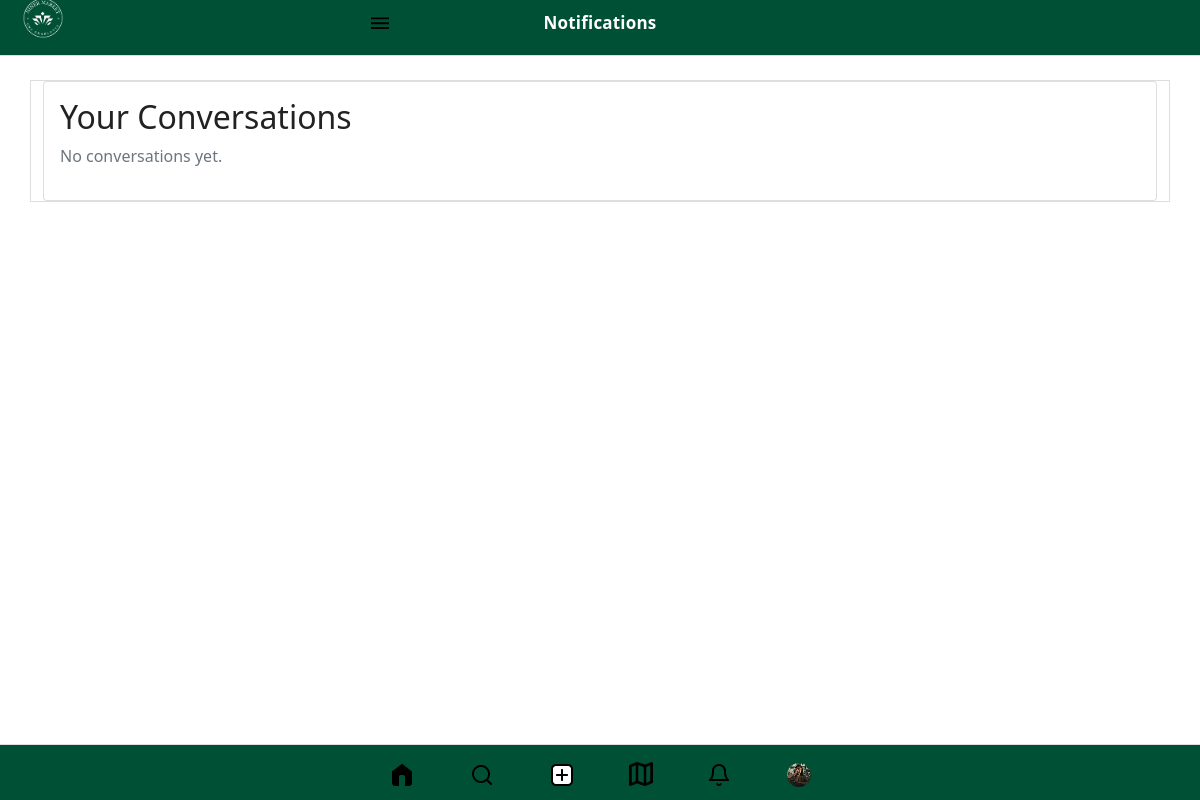
The page /notifications/ (signed in) on the database as committed earlier.
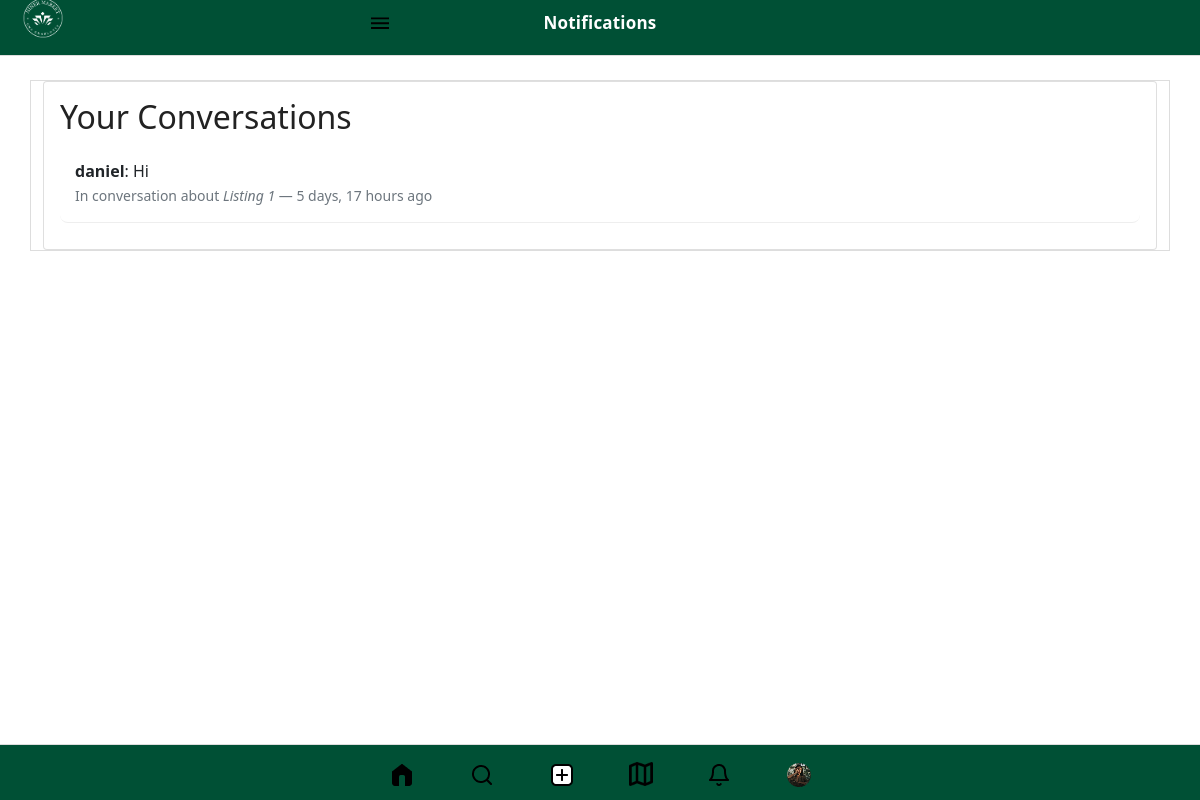
The same page on the database as committed later.
### base/models.py (models this page shows, shortened)
class CustomUser(AbstractUser): #gives everything django user model has, plus a name field
    name = models.CharField(max_length=200, null=True)
    profile_picture = models.ImageField(upload_to='profile_pictures/', null=True, blank=True)
    university = models.ForeignKey('Universities', on_delete=models.SET_NULL, null=True, blank=True)

class Listing(models.Model):
    CONDITION_CHOICES = [
        ('new', 'New'),
        ('used_good', 'Used - Good'),
        ('used_fair', 'Used - Fair'),
    ]
    name = models.CharField(max_length=255)
    description = models.TextField()
    price = models.DecimalField(max_digits=10, decimal_places=2)
    image1_url = models.URLField()
    image2_url = models.URLField(blank=True, null=True)
    image3_url = models.URLField(blank=True, null=True)
    seller = models.ForeignKey('CustomUser', on_delete=models.CASCADE, related_name='listings', null=True, blank=True)
    condition = models.CharField(max_length=20, choices=CONDITION_CHOICES, default='new')
    available = models.BooleanField(default=True)
    created_at = models.DateTimeField(auto_now_add=True)

### messaging/models.py (models this page shows, shortened)
class Message(models.Model):
    conversation = models.ForeignKey(Conversation, on_delete=models.CASCADE, related_name='messages')
    sender = models.ForeignKey(CustomUser, on_delete=models.CASCADE, related_name='sent_messages')
    content = models.TextField()
    created_at = models.DateTimeField(auto_now_add=True)
    is_read = models.BooleanField(default=False)
    class Meta:
        ordering = ['created_at']

### base/views.py (the view)
# urls.py: path('notifications/', views.notifications, name='notifications'),
@login_required
def notifications(request):
    conversations = Conversation.objects.filter(participants=request.user).order_by('-updated_at')
    chat_previews = []
    for convo in conversations:
        latest_message = convo.messages.last()
        if latest_message:
            chat_previews.append({
                "conversation_id": convo.id,
                "listing_name": convo.listing.name,
                "sender": latest_message.sender.username,
                "content": latest_message.content,
                "created_at": latest_message.created_at,
                "is_unread": not latest_message.is_read and latest_message.sender != request.user
            })
    return render(request, 'base/notifications.html', {
        'chat_previews': chat_previews
    })

### base/templates/base/notifications.html (shortened to what this page needs)
{% extends 'base/base.html' %}
{% load humanize %}
{% block header_title %}Notifications{% endblock %}
{% block content %}
<div class="container mt-4">
    <div class="card">
        <div class="card-body">
            <h2>Your Conversations</h2>
            <div class="notifications-list">
                {% if chat_previews %}
                    {% for chat in chat_previews %}
                        <a href="{% url 'messaging:conversation_detail' chat.conversation_id %}" class="text-decoration-none text-dark">
                            <div class="notification-item {% if chat.is_unread %}bg-light{% endif %}">
                                <strong>{{ chat.sender }}</strong>: {{ chat.content|truncatechars:60 }}
                                <br>
                                <small class="text-muted">
                                    In conversation about <em>{{ chat.listing_name }}</em> — {{ chat.created_at|naturaltime }}
                                </small>
                            </div>
                        </a>
                    {% endfor %}
                {% else %}
                    <p class="text-muted">No conversations yet.</p>
                {% endif %}
            </div>
        </div>
    </div>
</div>
{% endblock %}

Rows that differ between the two databases and show on the page:
now on this page (row edited): CustomUser: sender "daniel"
added Message: content "Hi", created_at "5 days, 17 hours ago"
now on this page (row unchanged): Listing: listing_name "Listing 1"
Other text that changed with them:
new list line: ": In conversation about —"
text no longer shown: "No conversations yet."
